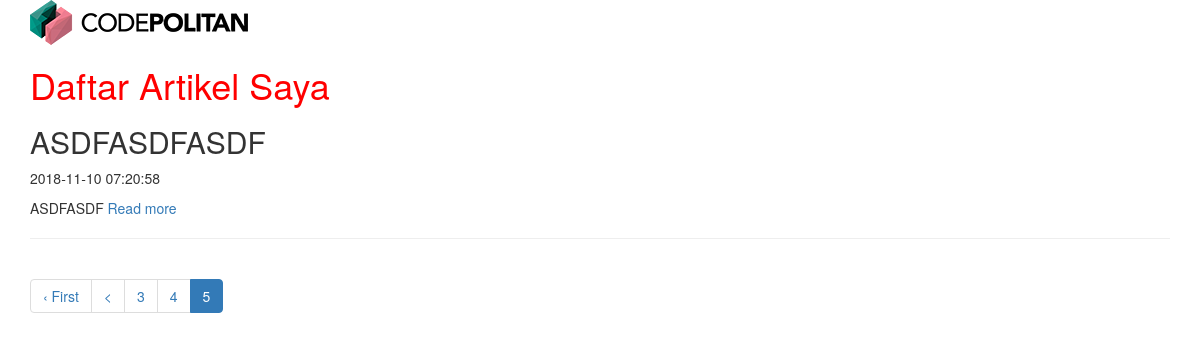
Screenshot of /index.php/home/index/8 with the database file from the repository.
### tables this page shows
CREATE TABLE `artikel` (
  `id_artikel` int(11) NOT NULL,
  `judul_artikel` varchar(100) NOT NULL,
  `isi_artikel` text NOT NULL,
  `author_artikel` varchar(50) NOT NULL,
  `tanggal_artikel` timestamp NOT NULL DEFAULT CURRENT_TIMESTAMP ON UPDATE CURRENT_TIMESTAMP,
  `gambar_artikel` varchar(100) DEFAULT NULL,
  `id_kategori` int(11) NOT NULL
);

### index.php (called while the page is built, shortened)
<?php
require_once BASEPATH.'core/CodeIgniter.php';

### application/models/Artikel_Model.php (called while the page is built, shortened)
<?php
class Artikel_Model extends CI_Model{
	private $table = 'artikel';
	function get_paginated_data($number, $offset){
		return $query = $this->db->get($this->table, $number, $offset);
	}
}

### application/views/home/index.php (the view, shortened to what this page needs)
<!DOCTYPE html>
<html>
<head>
</head>
<body>
	<div class="container">
		<img src="<?php echo base_url('assets/img/logo.png');?>">
		<h1 class="title">Daftar Artikel Saya</h1>
		<div>
			<?php
				if(count($artikel_data) > 0){
					foreach($artikel_data as $key => $artikel){
						?>
						<div>
							<h2><?php echo $artikel['judul_artikel']; ?></h2>
							<p><?php echo $artikel['tanggal_artikel']; ?></p>
							<p>
								<?php echo word_limiter($artikel['isi_artikel'], 25); ?>
								<a href="<?php echo site_url('home/detail/'.$artikel['id_artikel']); ?>">Read more</a>
							</p>
							<hr>
						</div>
						<?php
					}
				}else{
					?>
					<em>Tidak ada artikel.</em>
					<?php
				}
			?>
		</div>
		<?php echo $this->pagination->create_links(); ?>
	</div>
</body>
</html>

### assets/css/style.css (style rules this page uses)
.title { color: red; }

### rows the page displays
artikel: judul_artikel "ASDFASDFASDF", tanggal_artikel "2018-11-10 07:20:58", isi_artikel "ASDFASDF"

### other values shown
$this->pagination->create_links() "‹ First < 3 4 5"
